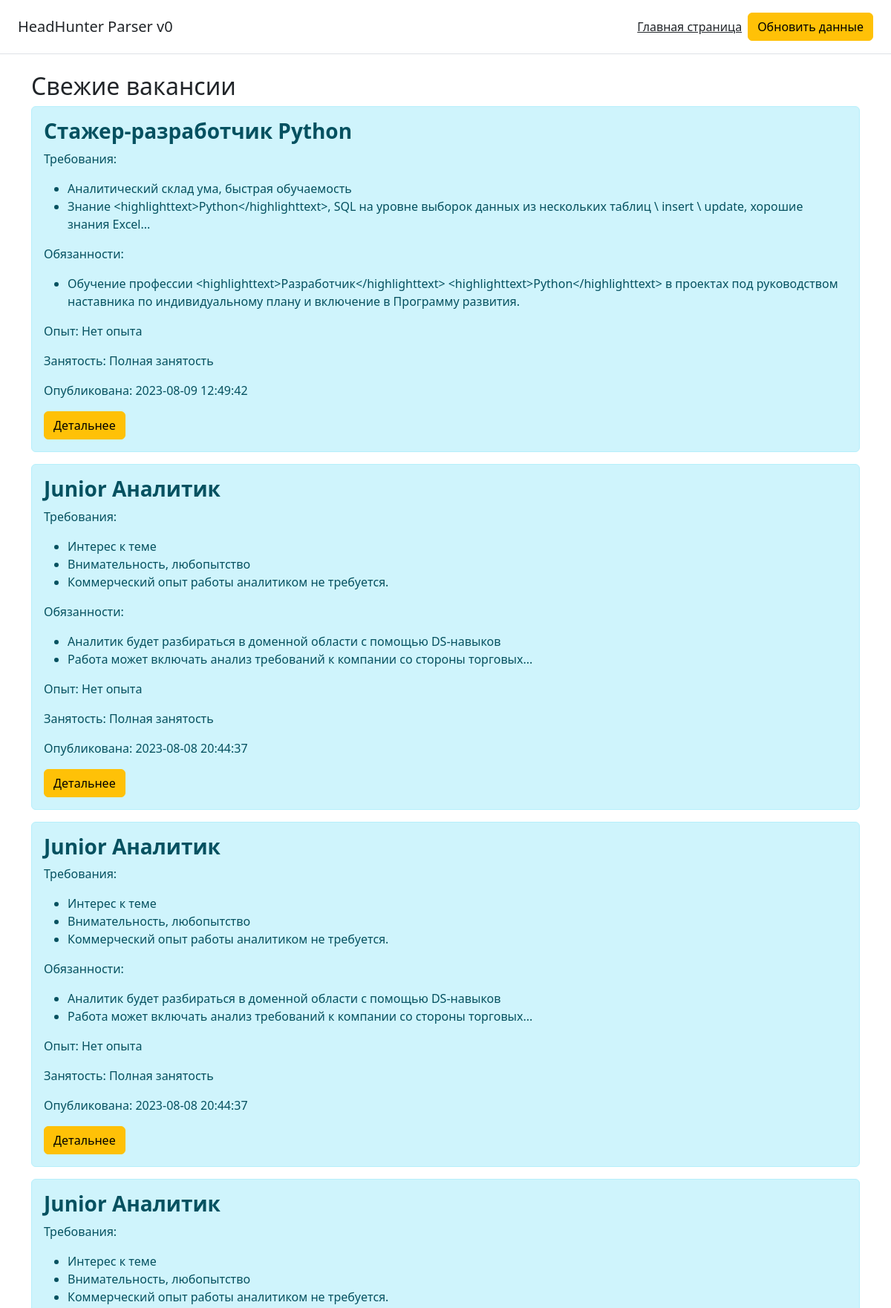
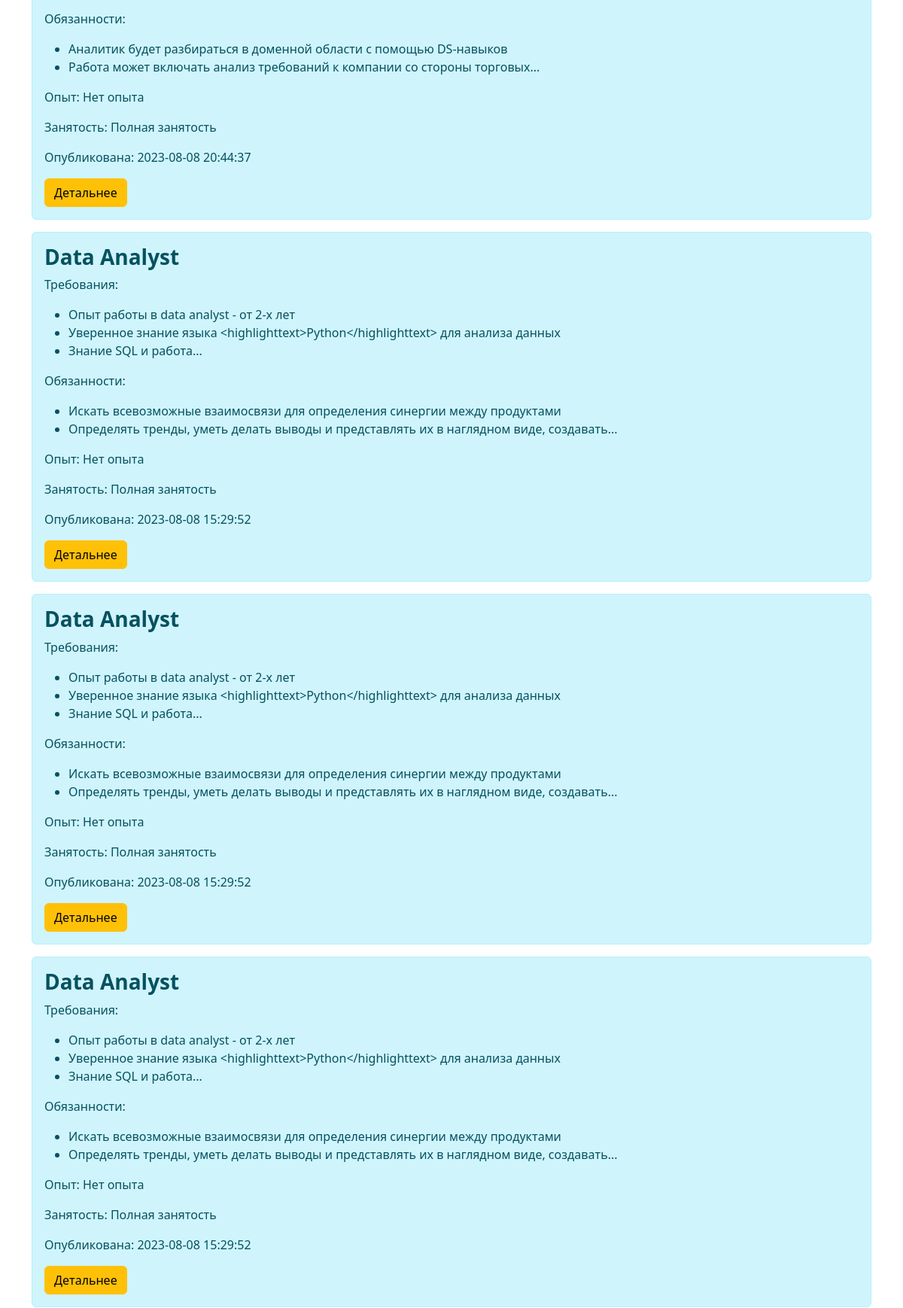
/page/4 (upper part), run on the app's committed database (2 pictures, top to bottom).
### app.py (models this page shows, shortened)
class Vacancies(db.Model):
    id = db.Column(db.Integer, primary_key=True)
    name = db.Column(db.String(50), nullable=True)
    salary = db.Column(db.String(50), nullable=True)
    vac_type = db.Column(db.String(50), nullable=True)
    published_at = db.Column(db.DateTime, nullable=True)
    employer = db.Column(db.String(100), nullable=True)
    requirement = db.Column(db.Text, nullable=True)
    responsibility = db.Column(db.Text, nullable=True)
    vacancy_url = db.Column(db.String(100), nullable=True)
    experience = db.Column(db.String(50), nullable=True)
    employment = db.Column(db.String(50), nullable=True)

### app.py (the view)
@app.route('/', methods=['GET', 'POST'])
@app.route('/page', methods=['GET', 'POST'])
@app.route('/page/<int:page>', methods=['GET', 'POST'])
def index(page=1):
    vacancies = Vacancies.query.order_by(Vacancies.published_at.desc()).paginate(page=page, per_page=10)
    print(vacancies.prev())
    print(vacancies.page)
    print(list(vacancies.iter_pages()))
    return render_template('index.html', vacancies=vacancies)

### templates/index.html (shortened to what this page needs)
{% extends 'base.html' %}
{% block body %}
<div class="container">
    <h2>Свежие вакансии</h2>
    {% for item in vacancies %}
        <div class="alert alert-info">
            <h3><b>{{ item.name }}</b></h3>
			<p>Требования:</p>
            <ul>
                {% set requirement_list = item.requirement.split('. ') %}
                {% for el in requirement_list %}
                    <li>{{ el }}</li>
                {% endfor %}
            </ul>
			<p>Обязанности:</p>
            <ul>
                {% set requirement_list = item.responsibility.split('. ') %}
                {% for el in requirement_list %}
                    <li>{{ el }}</li>
                {% endfor %}
            </ul>
			<p>Опыт: {{ item.experience }}</p>
			<p>Занятость: {{ item.employment }}</p>
			<p>Опубликована: {{ item.published_at }}</p>
			<a href="{{ item.vacancy_url }}" target="_blank" class="btn btn-warning">Детальнее</a>
        </div>
    {% endfor %}
</div>
{% endblock %}

### data on the page
Vacancies: name "Стажер-разработчик Python", requirement_list "Аналитический склад ума, быстрая обучаемость" "Знание <highlighttext>Python</highlighttext>, SQL на уровне выборок данных из нескольких таблиц \\ insert \\ update, хорошие знания Excel...", responsibility "Обучение профессии <highlighttext>Разработчик</highlighttext> <highlighttext>Python</highlighttext> в проектах под руководством наставника по индивидуальному плану и включение в Программу развития.", experience "Нет опыта", employment "Полная занятость", published_at "2023-08-09 12:49:42"
Vacancies: name "Junior Аналитик", requirement_list "Интерес к теме" "Внимательность, любопытство" "Коммерческий опыт работы аналитиком не требуется.", requirement_list "Аналитик будет разбираться в доменной области с помощью DS-навыков" "Работа может включать анализ требований к компании со стороны торговых...", experience "Нет опыта", employment "Полная занятость", published_at "2023-08-08 20:44:37"
Vacancies: name "Junior Аналитик", requirement_list "Интерес к теме" "Внимательность, любопытство" "Коммерческий опыт работы аналитиком не требуется.", requirement_list "Аналитик будет разбираться в доменной области с помощью DS-навыков" "Работа может включать анализ требований к компании со стороны торговых...", experience "Нет опыта", employment "Полная занятость", published_at "2023-08-08 20:44:37"
Vacancies: name "Junior Аналитик", requirement_list "Интерес к теме" "Внимательность, любопытство" "Коммерческий опыт работы аналитиком не требуется.", requirement_list "Аналитик будет разбираться в доменной области с помощью DS-навыков" "Работа может включать анализ требований к компании со стороны торговых...", experience "Нет опыта", employment "Полная занятость", published_at "2023-08-08 20:44:37"
Vacancies: name "Data Analyst", requirement_list "Опыт работы в data analyst - от 2-х лет" "Уверенное знание языка <highlighttext>Python</highlighttext> для анализа данных" "Знание SQL и работа...", requirement_list "Искать всевозможные взаимосвязи для определения синергии между продуктами" "Определять тренды, уметь делать выводы и представлять их в наглядном виде, создавать...", experience "Нет опыта", employment "Полная занятость", published_at "2023-08-08 15:29:52"
Vacancies: name "Data Analyst", requirement_list "Опыт работы в data analyst - от 2-х лет" "Уверенное знание языка <highlighttext>Python</highlighttext> для анализа данных" "Знание SQL и работа...", requirement_list "Искать всевозможные взаимосвязи для определения синергии между продуктами" "Определять тренды, уметь делать выводы и представлять их в наглядном виде, создавать...", experience "Нет опыта", employment "Полная занятость", published_at "2023-08-08 15:29:52"
Vacancies: name "Data Analyst", requirement_list "Опыт работы в data analyst - от 2-х лет" "Уверенное знание языка <highlighttext>Python</highlighttext> для анализа данных" "Знание SQL и работа...", requirement_list "Искать всевозможные взаимосвязи для определения синергии между продуктами" "Определять тренды, уметь делать выводы и представлять их в наглядном виде, создавать...", experience "Нет опыта", employment "Полная занятость", published_at "2023-08-08 15:29:52"
